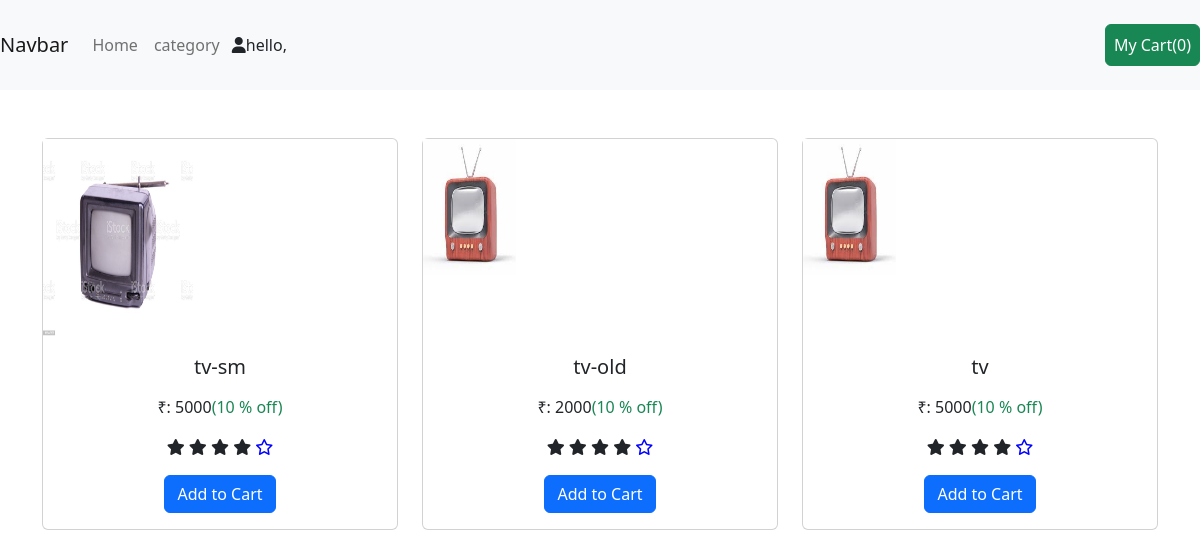
/product.php?id=2, run on the app's committed database.
### tables this page shows
CREATE TABLE `tbl_product` (
  `id` int(11) NOT NULL,
  `product_image` varchar(255) NOT NULL,
  `product_category` varchar(255) NOT NULL,
  `product_code` varchar(255) NOT NULL,
  `product_name` varchar(255) NOT NULL,
  `product_colour` varchar(255) NOT NULL,
  `product_price` varchar(255) NOT NULL,
  `created_at` datetime NOT NULL DEFAULT current_timestamp()
);

### include/DbConfig.php (called while the page is built, shortened)
<?php
class DbConfig
{
    private $_host = 'localhost';
    private $_username = 'root';
    private $_password = '';
    private $_database = 'projects';
    protected $connection;
    public function __construct()
    {
        if (!isset($this->connection)) {
            $this->connection = new mysqli($this->_host, $this->_username, $this->_password, $this->_database);
        }
        return $this->connection;
    }
}
?>

### include/Crud.php (called while the page is built, shortened)
<?php
include_once 'DbConfig.php';
class Crud extends DbConfig
{
    public function getData($query)
    {
        $result = $this->connection->query($query);
        $rows = array();
        while ($row = $result->fetch_assoc()) {
            $rows[] = $row;
        }
        return $rows;
    }
}
?>

### product.php (the view, shortened to what this page needs)
<?php require "header.php";
include_once 'include/DbConfig.php';
?>
<html>
<body style="background-color:white;">
<nav class="navbar navbar-expand-lg navbar-light bg-light">
  <a class="navbar-brand" href="product.php">Navbar</a>
  <div class="collapse navbar-collapse" id="navbarSupportedContent">
    <ul class="navbar-nav mr-auto">
      <li class="nav-item active">
        <a class="nav-link" href="user-login.php">Home</a>
      </li>
    </ul>
	<ul class="navbar-nav mr-auto">
      <li class="nav-item active">
        <a class="nav-link" href="category.php">category</a>
      </li>
    </ul>&nbsp;
		<i class="nav-icon fa fa-user"></i>hello,
	</div>
  <ul class='navbar-nav mr-4' >
	<li class='nav-item active'>
	<?php
		$count=0;
		?>
	  <a class='nav-link btn btn-success text-white my-3 ' href='mycart.php'>My Cart(<?php echo $count; ?>)</a>
	</li>
  </ul>
</nav>
<div class="container mt-5">
	<div class="row">
                                <?php
									$category_id = $_GET['id'];
								$sql = "SELECT * FROM `tbl_product` WHERE product_category =$category_id";
								$result = $crud->getData($sql);
								foreach ($result as $obj) {
								?>
	<div class="col-lg-4">
	<form action="manage-cart.php" method="post">
	<div class="card">
  <a href = ""><img src="<?php echo $obj['product_image']?>" height="200px" width="150px"></a>
  <div class="card-body text-center">
    <h5 class="card-title"><?php echo $obj['product_name'];  ?></h5>
    <p class="card-text">
	<p class= "card-text">&#8377;: <?php echo $obj['product_price']?><span class="text-success">(10 %  off)</span> </p>
	<i class="fa-solid fa-star"></i>
											<i class="fa-solid fa-star"></i>
											<i class="fa-solid fa-star"></i>
											<i class="fa-solid fa-star"></i>
											<i class="fa-regular fa-star" style='color: blue'></i>
	</p>
    <input type="submit" class="btn btn-primary" name="pcartbtn" value="Add to Cart">
  </div>
</div>
</form>
</div>
                                <?php }
								?>
						</div>
						</div>
						</body>
</html>
	<?php
	require("admin-footer.php");
	?>

### assets/css/style.css (style rules this page uses)
body { margin: 0px; padding: 0px; font-family: 'Source Sans Pro', sans-serif; }
.form-body { background: #fce1b8; }

### data on the page
tbl_product: product_image (picture), product_name "tv-sm", product_price "5000"
tbl_product: product_image (picture), product_name "tv-old", product_price "2000"
tbl_product: product_image (picture), product_name "tv", product_price "5000"

### other printed values
$count "0"
